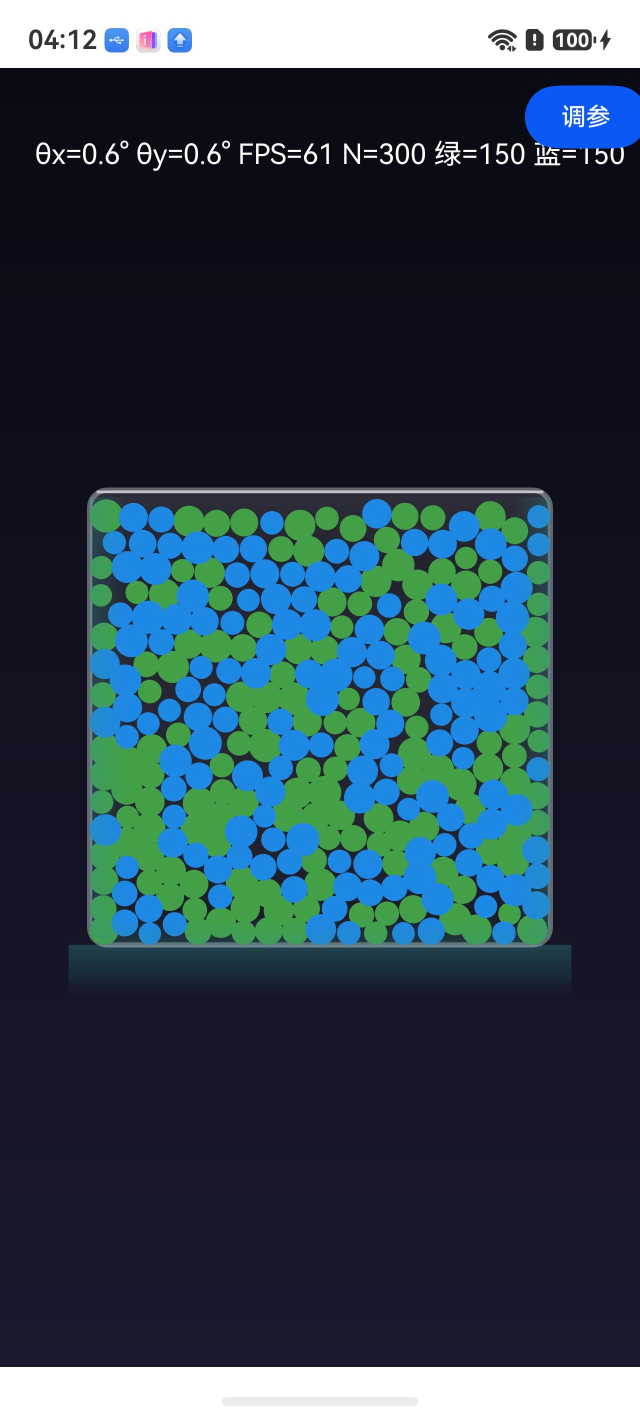
#> input picture s32a.jpeg, 1280 x 2832 px, found by its file name (shown at 1/2 size); its folder holds only this picture in this run
$ python -i analyze_t82.py   (imports and definitions only)
#> lines starting #> are read from the running program, lines starting #| are printed output that depends on the picture
#!/usr/bin/env python3
# T82 触摸修复后复测分析器
#   依据: docs/task-T82-touch-fix-retest-runbook-v1.md
#   L1-L6 从 demo_diag（T71 新 kind：input.RECEIVE/MAP/START/STOP + 旧 tick/dry.request/dry.receipt）
#   L7 截图像素统计（容器区可见沙）+ present 三态（code/currentFrameSucceeded/STALE/FAULT）
#   速率核算: dry.request requested ≈8 unit/s ±20%
import json, os, re, sys, glob, hashlib

ART = 'D:/hmprojects/HelloWorld/test/artifacts/t82-touch-fix-retest-20261026'
ARMS = ['R0', 'R1', 'R2', 'R3', 'R4', 'R5']
BOX = (51, 624, 1229, 2650)  # 容器 layout bounds（T74 实测；onAreaChange 后同区）

# [62 lines left out: functions openany, jfix, parse_diag, kinds, not called in this run]

def pixel_audit(name):
#> called with name = '../s32a.jpeg'
    try:
        from PIL import Image
    except ImportError:
        return None
    p = os.path.join(ART, name)
    if not os.path.exists(p):
        return None
    img = Image.open(p).convert('RGB')
#> img is the input picture: PIL image 1280x2832 RGB; mean R, G, B 45.4, 66, 78.3
    box = img.crop(BOX).resize((100, 100))
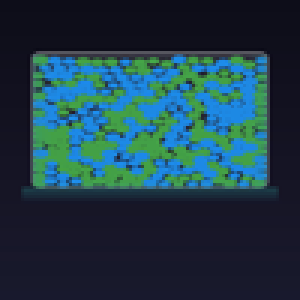
#> box: PIL image 100x100 RGB (shown 3 times larger); mean R, G, B 30.6, 61, 73.2
    px = list(box.getdata())
#> px = 10000 items, first 6: (13, 13, 25), (13, 13, 25), (13, 13, 25), (13, 13, 25), (13, 13, 25), (13, 13, 25)
    nonbg = sum(1 for r, g, b in px if abs(r - 231) > 18 or abs(g - 228) > 18 or abs(b - 220) > 18)
#> nonbg = 10000
    dark = sum(1 for r, g, b in px if r < 120 and g < 120 and b < 120)
#> dark = 6923
    return {'file': name, 'nonbg_px': nonbg, 'dark_px': dark, 'md5': hashlib.md5(img.tobytes()).hexdigest()[:10]}

# [138 lines left out: functions rate_check, analyze_arm, main, not called in this run]

# [2 lines not run here, left out]

>>> result = pixel_audit('../s32a.jpeg')
#> result = {'file': '../s32a.jpeg', 'nonbg_px': 10000, 'dark_px': 6923, 'md5': 'a24f6afabf'}

$ run again, on s33a.jpeg
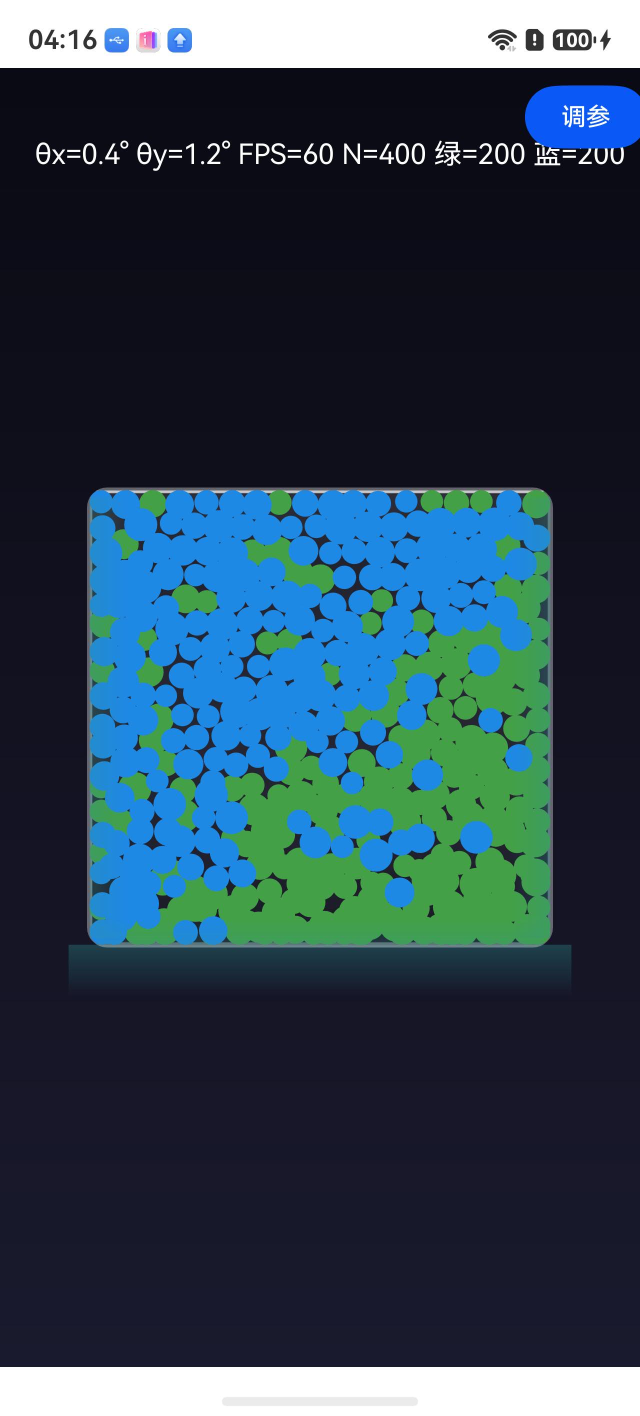
#> input picture s33a.jpeg, 1280 x 2832 px, found by its file name (shown at 1/2 size)
#> in pixel_audit, img is the input picture: PIL image 1280x2832 RGB; mean R, G, B 44.8, 67.5, 82.4
#> in pixel_audit, `box = img.crop(BOX).resize((100, 100))`:
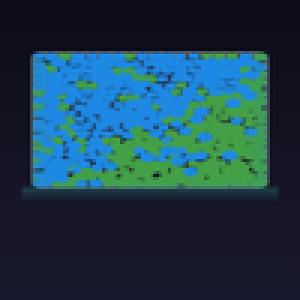
#> box: PIL image 100x100 RGB (shown 3 times larger); mean R, G, B 29.7, 63.3, 79.4
#> px = 10000 items, first 6: (13, 13, 25), (13, 13, 25), (13, 13, 25), (13, 13, 25), (13, 13, 25), (13, 13, 25)
#> nonbg = 10000
#> dark = 6642
#> result = {'file': '../s33a.jpeg', 'nonbg_px': 10000, 'dark_px': 6642, 'md5': '0939d02bd8'}

$ run again, on s34a.jpeg
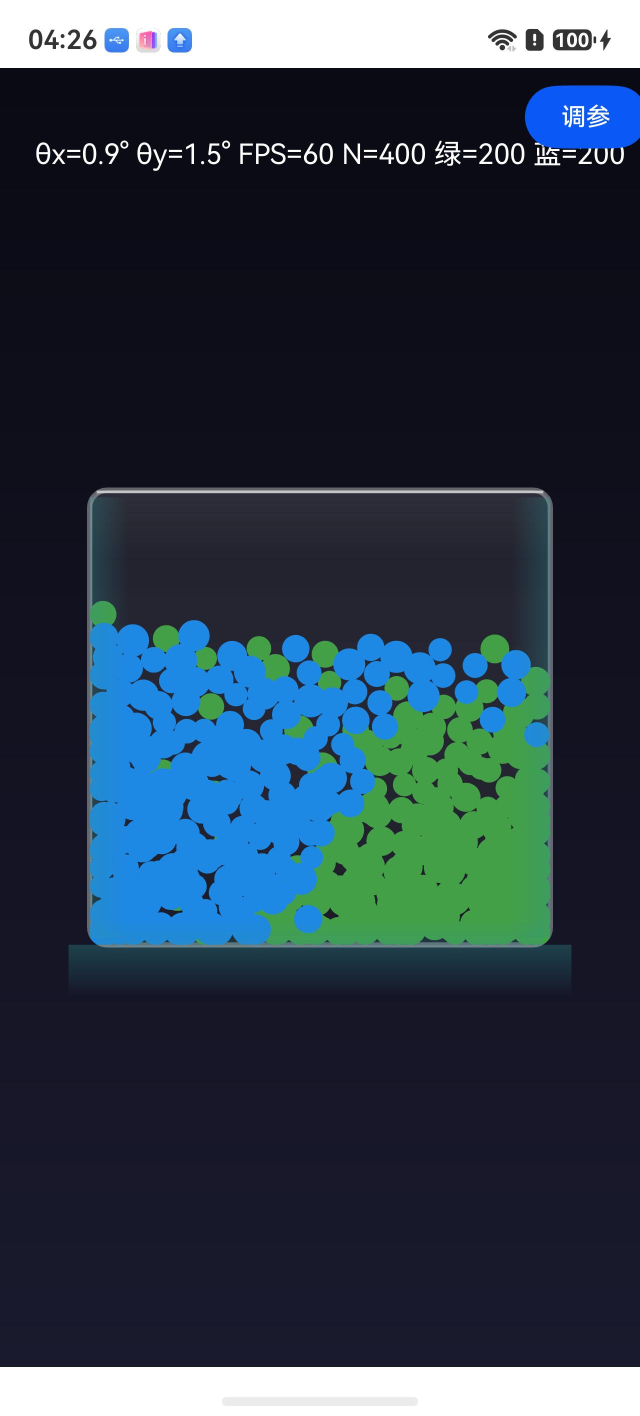
#> input picture s34a.jpeg, 1280 x 2832 px, found by its file name (shown at 1/2 size)
#> in pixel_audit, img is the input picture: PIL image 1280x2832 RGB; mean R, G, B 44.5, 60.4, 74.9
#> in pixel_audit, `box = img.crop(BOX).resize((100, 100))`:
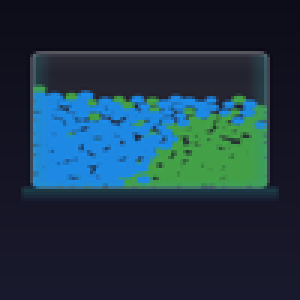
#> box: PIL image 100x100 RGB (shown 3 times larger); mean R, G, B 29.3, 52.4, 67.9
#> px = 10000 items, first 6: (13, 13, 25), (13, 13, 25), (13, 13, 25), (13, 13, 25), (13, 13, 25), (13, 13, 25)
#> nonbg = 10000
#> dark = 7735
#> result = {'file': '../s34a.jpeg', 'nonbg_px': 10000, 'dark_px': 7735, 'md5': '3e17a85f92'}
